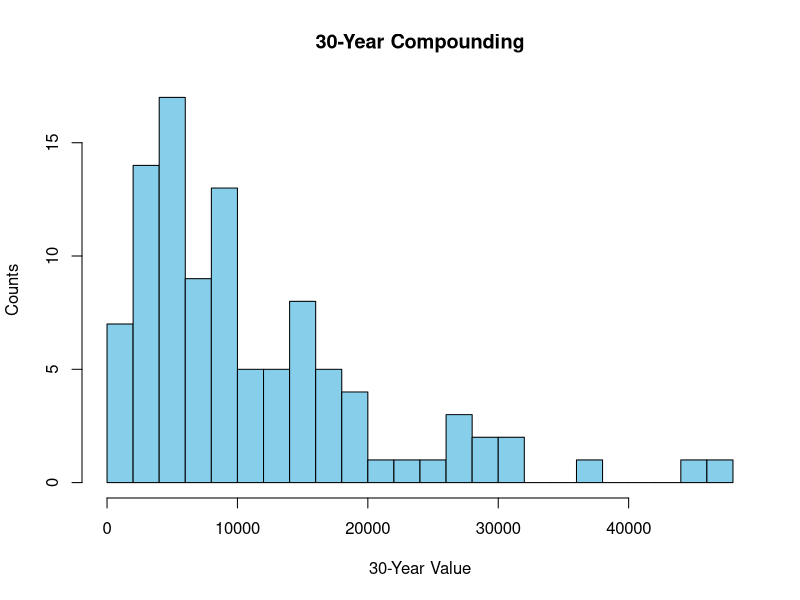
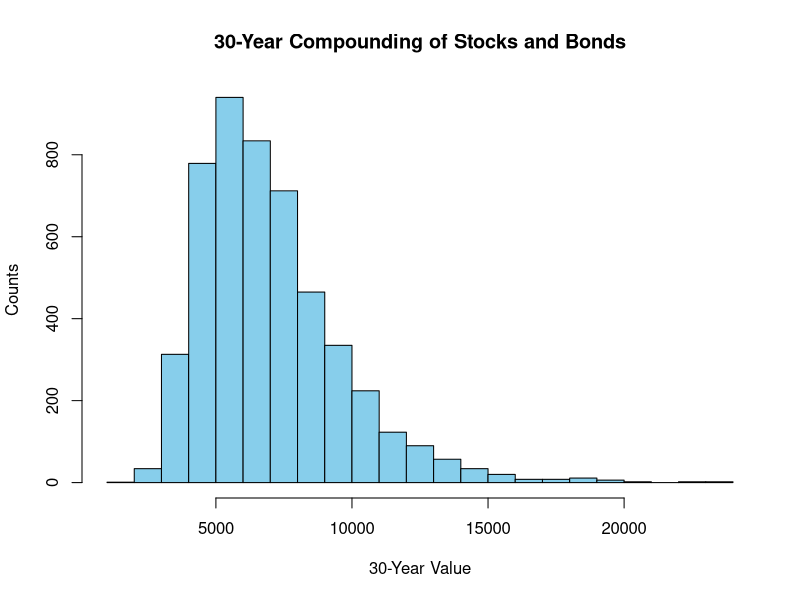

Write the R code that produced these figures, in order.
library(ggplot2)

##---- 30-Year compounding

compound.30.years <- function () {

    mu <- .085
    sigma <- .15
    initial <- 1000

    # 30 years returns
    rets <- matrix(rnorm(100*30, mu, sigma), ncol=30)

    finalReturns <- initial * apply(1 + rets, 1, prod)
    hist(finalReturns, breaks=20, col="skyblue", xlab="30-Year Value", ylab="Counts", main="30-Year Compounding")

    cat("\nInitial amount: ", initial)
    cat("\nMean return: ", mu)
    cat("\nStd Dev: ", sigma)
    cat("\nFinal Mean: ", mean(finalReturns))
    cat("\nFinal Std Dev: ", sd(finalReturns))
    cat("\n\n")

}
compound.30.years()

#----

##---- Simulate joint distributions of stocks and bonds
bonds.stocks <- function () {

    library(mvtnorm)

    mu <- c(.085, .03)
    corr <- -.05
    N <- 5000
    weights <- c(.5, .5)
    initial <- 1000

    sigma <- matrix(c(mu[1]^2, corr*prod(mu), corr*prod(mu), mu[2]^2), ncol=2)

    stocksRet <- rep(1, N)
    bondsRet <- rep(1, N)

    for (i in 1:30) {
        scenarios <- rmvnorm(N, mu, sigma)
        stocksRet <- stocksRet*(1+scenarios[,1])
        bondsRet <- bondsRet*(1+scenarios[,2])
    }

    finalReturns <- initial*(weights*stocksRet + weights[2]*bondsRet)

    hist(finalReturns, breaks=20, col="skyblue", xlab="30-Year Value", ylab="Counts", main="30-Year Compounding of Stocks and Bonds")

    cat("\nInitial amount: ", initial)
    cat("\nMean return: ", mu)
    cat("\nStd Dev: ", sigma)
    cat("\nWeights: ", weights)
    cat("\nFinal Mean: ", mean(finalReturns))
    cat("\nFinal Std Dev: ", sd(finalReturns))
    cat("\n\n")

}
bonds.stocks()
